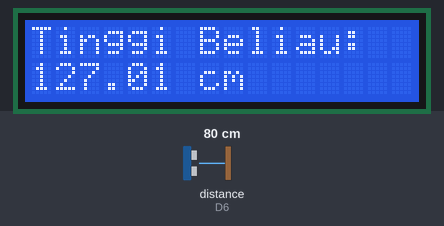
This sketch was run on a simulated ESP8266 (NodeMCU). Shown: 16×2 character LCD. Wiring (inferred from the names in the program): ultrasonic range finder: trigger D5; echo D6. Inputs (shaded band) come from the test bench; at power-on: distance to the obstacle (sensor on D6) 80 cm. The echo pulse lasts 58.3 µs per cm.

Above: at 1.2 s.
1.3 s: distance to the obstacle (sensor on D6) set to 2 cm
At 2.9 s:
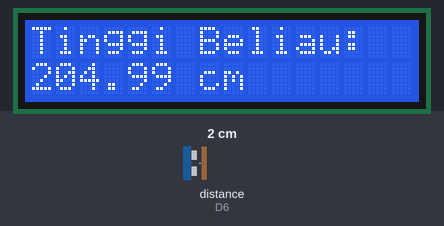
3.6 s: distance to the obstacle (sensor on D6) set to 4 cm
At 5.1 s:
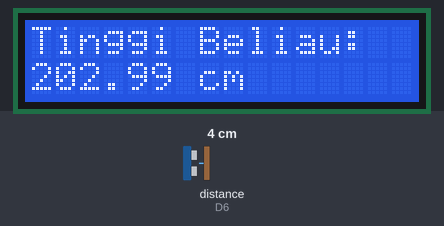
5.7 s: distance to the obstacle (sensor on D6) set to 9 cm
At 7.4 s:
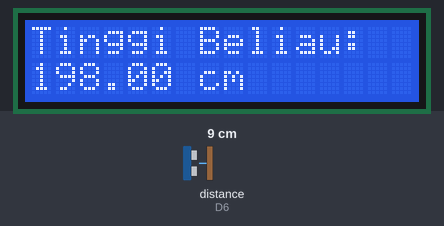
Timing chart, 0 to 8.9 s (numbered marks = the images above; inputs shaded):
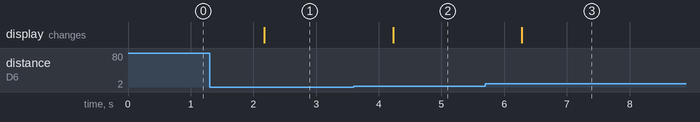

The sketch:

Mengukur_Tinggi_Badan_berbasis_IoT.ino
```cpp
#include <LiquidCrystal_I2C.h>

LiquidCrystal_I2C lcd(0x27, 16, 2);
const int trigPin = D5;
const int echoPin = D6;

void setup()
{
  lcd.init();
  lcd.clear();
  lcd.backlight();


  lcd.setCursor(2, 0);
  lcd.print("Hello Mlkns!");

  lcd.setCursor(2, 1);
  lcd.print("Tinggi Bdn");

  pinMode(trigPin, OUTPUT);
  pinMode(echoPin, INPUT);
}

void loop()
{

  digitalWrite(trigPin, LOW);
  delayMicroseconds(2);
  digitalWrite(trigPin, HIGH);
  delayMicroseconds(10);
  digitalWrite(trigPin, LOW);

  unsigned long duration = pulseIn(echoPin, HIGH);

  float distance = (duration * 0.0343) / 2;
  float tinggi_badan = (207.0 - distance);

  lcd.clear();
  lcd.setCursor(0, 0);
  lcd.print("Tinggi Beliau:");
  lcd.setCursor(0, 1);
  lcd.print(tinggi_badan);
  lcd.print(" cm");

  delay(1000);
}
```

Measured:
- after the input at 1.3 s, the display: changes after 0.88 s (image 1)
- after the input at 3.6 s, the display: changes after 0.63 s (image 2)
- after the input at 5.7 s, the display: changes after 0.58 s (image 3)
